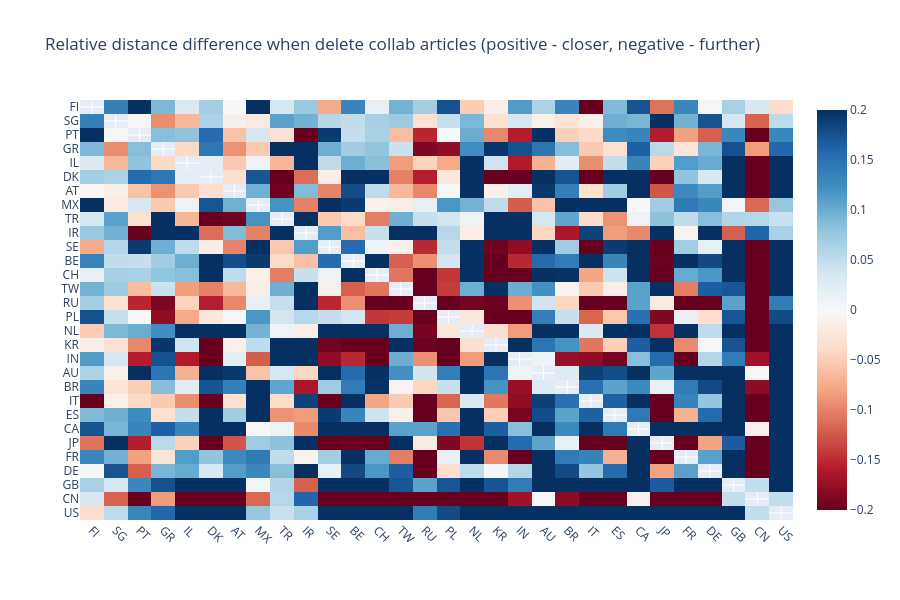

The notebook cell this image was saved under:
### Code cell
subset_countries = uf.top_n_countries_by_articles(30)
# subset_countries = df_distance_diff.index.to_list()
# subset_countries = (most_collab_dependent_countries +
#                     most_collab_dependent_big_countries +
#                     least_collab_dependent_countries)

uf.plotly_heatmap(
    df_distance_diff.loc[subset_countries, subset_countries],
    x_labels=subset_countries,
    y_labels=subset_countries,
    x_type="country",
    y_type="country",
    x_name="Country X",
    y_name="Country Y",
    title="Relative distance difference when delete collab articles (positive - closer, negative - further)",
    z_min=-0.2, z_max=0.2
)

### Figure 1 — Plotly figure (JSON) as saved in the notebook; plotly's stock layout.template omitted (floating-point values rounded to 4 significant figures; data arrays with more than 128 entries replaced by an {"elided": "..."} marker saying what was removed)
{"data": [{"colorscale": [[0.0, "rgb(103,0,31)"], [0.1, "rgb(178,24,43)"], [0.2, "rgb(214,96,77)"], [0.3, "rgb(244,165,130)"], [0.4, "rgb(253,219,199)"], [0.5, "rgb(247,247,247)"], [0.6, "rgb(209,229,240)"], [0.7, "rgb(146,197,222)"], [0.8, "rgb(67,147,195)"], [0.9, "rgb(33,102,172)"], [1.0, "rgb(5,48,97)"]], "customdata": {"elided": "30x30x2 str values"}, "hovertemplate": "<b>Country X: </b>%{customdata[0]}<br><b>Country Y: </b>%{customdata[1]}<br><b>Z: </b> %{z:.3f}<br><extra></extra>", "x": ["FI", "SG", "PT", "GR", "IL", "DK", "AT", "MX", "TR", "IR", "SE", "BE", "CH", "TW", "RU", "PL", "NL", "KR", "IN", "AU", "BR", "IT", "ES", "CA", "JP", "FR", "DE", "GB", "CN", "US"], "y": ["FI", "SG", "PT", "GR", "IL", "DK", "AT", "MX", "TR", "IR", "SE", "BE", "CH", "TW", "RU", "PL", "NL", "KR", "IN", "AU", "BR", "IT", "ES", "CA", "JP", "FR", "DE", "GB", "CN", "US"], "z": {"elided": "30x30 float values"}, "zmax": 0.2, "zmin": -0.2, "type": "heatmap"}], "layout": {"xaxis": {"tickangle": 45, "automargin": true}, "yaxis": {"autorange": "reversed", "automargin": true}, "title": {"text": "Relative distance difference when delete collab articles (positive - closer, negative - further)"}, "height": 600}}
